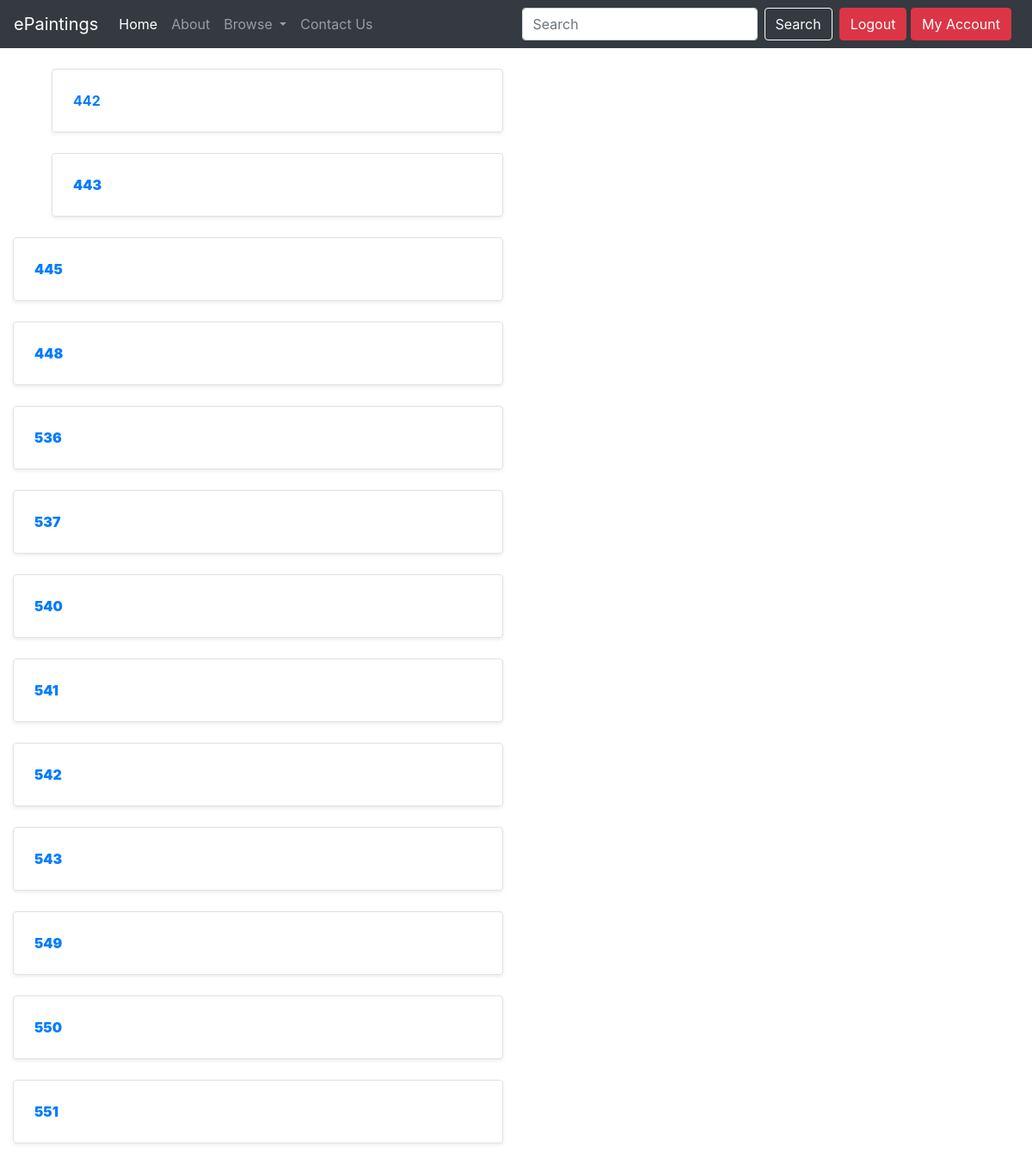
The app's page /paintings_genre.php?GenreID=77 with its own data.
### tables this page shows
CREATE TABLE `paintinggenres` (
  `PaintingGenreID` int(11) NOT NULL,
  `PaintingID` int(11) DEFAULT 0,
  `GenreID` int(11) DEFAULT 0
);

### paintings_genre.php (the view, shortened to what this page needs)
<!doctype html>
<html class="no-js" lang="en">
<head>
    <link rel="stylesheet" href="https://stackpath.bootstrapcdn.com/bootstrap/4.4.1/css/bootstrap.min.css"
>
</head>
<body>
    <nav class="navbar navbar-expand-lg navbar-dark bg-dark">
        <a class="navbar-brand" href="Userindex.php">ePaintings</a>
        <div class="collapse navbar-collapse" id="navbarSupportedContent">
            <ul class="navbar-nav mr-auto">
                <li class="nav-item active">
                    <a class="nav-link" href="Userindex.php">Home <span class="sr-only">(current)</span></a>
                </li>
                <li class="nav-item">
                    <a class="nav-link" href="about.php">About</a>
                </li>
                <li class="nav-item dropdown">
                    <a class="nav-link dropdown-toggle" href="#" id="navbarDropdown" role="button"
                        data-toggle="dropdown" aria-haspopup="true" aria-expanded="false">
                        Browse
                    </a>
                </li>
                <li class="nav-item">
                    <a class="nav-link" href="contact.php">Contact Us</a>
                </li>
            </ul>
            <form class="form-inline my-2 my-lg-0" action="search.php" method="post">
                <input class="form-control mr-sm-2" name="search" type="text" placeholder="Search" aria-label="Search">
                <button name="submit" class="btn btn-outline-light my-2 my-sm-0" type="submit">Search</button>
            </form>
            <div class="mx-2">
                <button class="btn btn-danger" data-toggle="modal" data-target="#loginModal">Logout</button>
                <button class="btn btn-danger" data-toggle="modal" data-target="#signupModal">My Account</button>
            </div>
        </div>
    </nav>
    <div class="container my-4">
        <?php
			include_once("DatabaseConnect.php");
            $GenreID= $_GET['GenreID'];
            ?>
        <div>
            <?php
          $sql = "SELECT * FROM paintinggenres WHERE GenreID = $GenreID";
          $resultset = mysqli_query($conn, $sql) or die("database error:". mysqli_error($conn));
          while( $record = mysqli_fetch_assoc($resultset) )
          {
              ?>
            <div class="col-sm-6">
                <div class="row-md-2">
                    <div
                        class="row no-gutters border rounded overflow-hidden flex-md-row mb-4 shadow-sm h-md-250 position-relative">
                        <div class="col p-4 d-flex flex-column position-static">
                            <a
                                href="images.php?PaintingID=<?php echo  $record['PaintingID'];  ?>"><strong><?php echo  $record['PaintingID'];?><strong></a>
                        </div>
                    </div>
                </div>
            </div>
        </div>
        <?php
          }
        ?>
</body>
</html>

### records on screen
paintinggenres: PaintingID "442"
paintinggenres: PaintingID "443"
paintinggenres: PaintingID "445"
paintinggenres: PaintingID "448"
paintinggenres: PaintingID "536"
paintinggenres: PaintingID "537"
paintinggenres: PaintingID "540"
paintinggenres: PaintingID "541"
paintinggenres: PaintingID "542"
paintinggenres: PaintingID "543"
paintinggenres: PaintingID "549"
paintinggenres: PaintingID "550"
paintinggenres: PaintingID "551"
